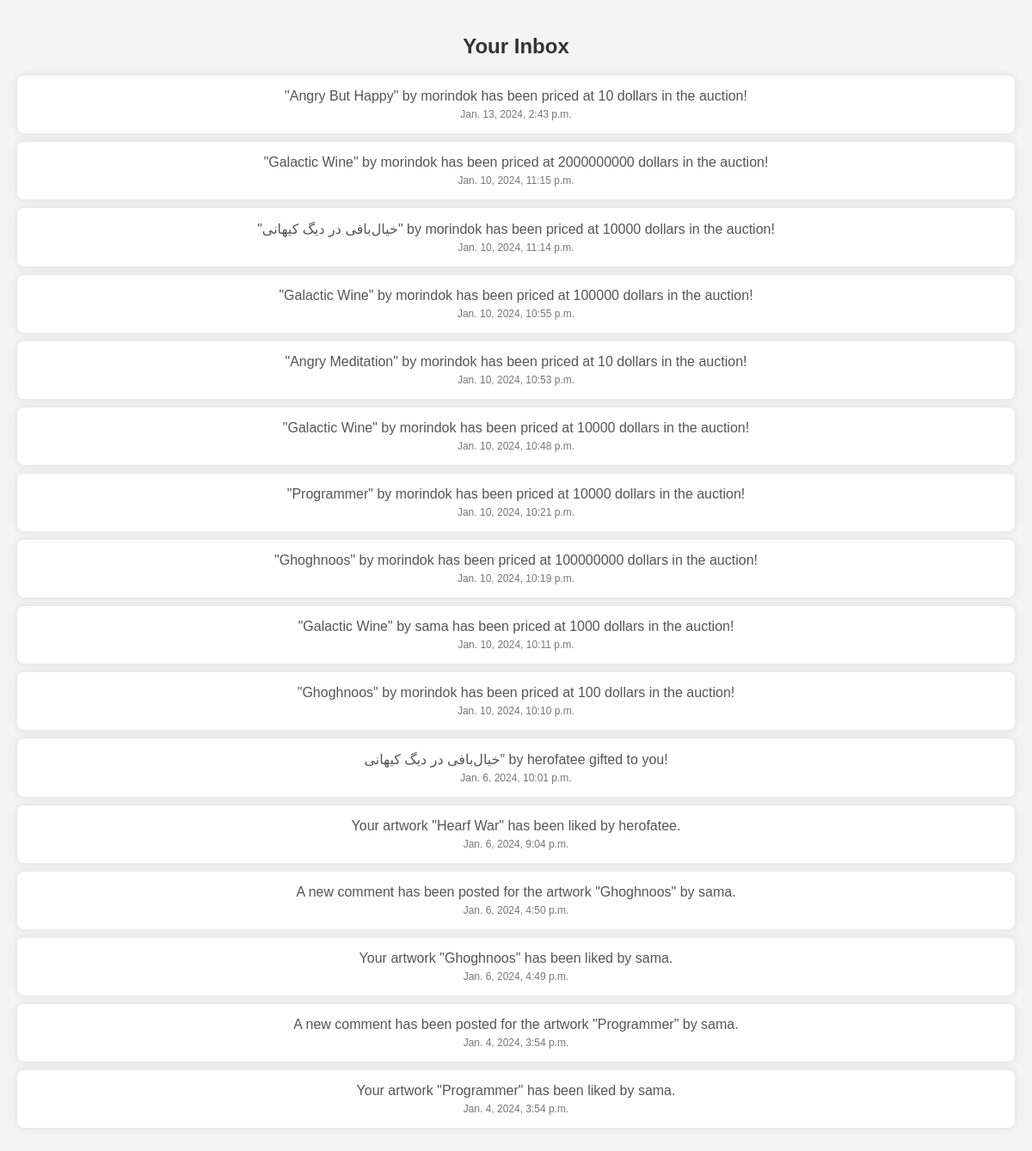
The page /inbox/ (signed in) on the database its author committed.
### accounts/models.py (models this page shows, shortened)
class InboxMessage(models.Model):
    sender = models.ForeignKey(User, on_delete=models.CASCADE, related_name='sent_messages')
    receiver = models.ForeignKey(User, on_delete=models.CASCADE, related_name='received_messages')
    content = models.TextField()
    created_at = models.DateTimeField(auto_now_add=True)
    related_artwork = models.ForeignKey(Artwork, on_delete=models.CASCADE, null=True, blank=True,default='')
    is_read = models.BooleanField(default=False)

### accounts/views.py (the view)
# urls.py: path('inbox/', inbox, name='inbox'),
@login_required
def inbox(request):
    received_messages = InboxMessage.objects.filter(receiver=request.user).order_by('-created_at')
    for message in received_messages:
        message.is_read = True
        message.save()
    context = {'received_messages': received_messages}
    return render(request, 'inbox.html', context)

### accounts/templates/inbox.html (shortened to what this page needs)
<!DOCTYPE html>
<html lang="fa">
<head>
</head>
<body>
    <h2>Your Inbox</h2>
    {% if received_messages %}
        <ul>
            {% for message in received_messages %}
                <li>
                    <p>{{ message.content }}</p>
                    <span>{{ message.created_at }}</span>
                </li>
            {% endfor %}
        </ul>
    {% else %}
        <p>Your inbox is empty.</p>
    {% endif %}
</body>
</html>

### accounts/templates/inbox.html (style rules this page uses)
body { font-family: 'Tahoma', sans-serif; background-color: #f4f4f4; margin: 0; padding: 20px; text-align: center; }
h2 { color: #333; font-size: 24px; }
ul { list-style-type: none; padding: 0; }
li { background-color: #fff; border-radius: 8px; box-shadow: 0 0 10px rgba(0, 0, 0, 0.1); margin: 10px 0; padding: 15px; }
li p { margin: 0; }
li span { color: #777; font-size: 12px; display: block; margin-top: 5px; }
p { color: #555; font-size: 16px; }

### rows shown on the page
InboxMessage: content "\"Angry But Happy\" by morindok has been priced at 10 dollars in the auction!", created_at "Jan. 13, 2024, 2:43 p.m."
InboxMessage: content "\"Galactic Wine\" by morindok has been priced at 2000000000 dollars in the auction!", created_at "Jan. 10, 2024, 11:15 p.m."
InboxMessage: content "\"خیال‌بافی در دیگ کیهانی\" by morindok has been priced at 10000 dollars in the auction!", created_at "Jan. 10, 2024, 11:14 p.m."
InboxMessage: content "\"Galactic Wine\" by morindok has been priced at 100000 dollars in the auction!", created_at "Jan. 10, 2024, 10:55 p.m."
InboxMessage: content "\"Angry Meditation\" by morindok has been priced at 10 dollars in the auction!", created_at "Jan. 10, 2024, 10:53 p.m."
InboxMessage: content "\"Galactic Wine\" by morindok has been priced at 10000 dollars in the auction!", created_at "Jan. 10, 2024, 10:48 p.m."
InboxMessage: content "\"Programmer\" by morindok has been priced at 10000 dollars in the auction!", created_at "Jan. 10, 2024, 10:21 p.m."
InboxMessage: content "\"Ghoghnoos\" by morindok has been priced at 100000000 dollars in the auction!", created_at "Jan. 10, 2024, 10:19 p.m."
InboxMessage: content "\"Galactic Wine\" by sama has been priced at 1000 dollars in the auction!", created_at "Jan. 10, 2024, 10:11 p.m."
InboxMessage: content "\"Ghoghnoos\" by morindok has been priced at 100 dollars in the auction!", created_at "Jan. 10, 2024, 10:10 p.m."
InboxMessage: content "خیال‌بافی در دیگ کیهانی\" by herofatee gifted to you!", created_at "Jan. 6, 2024, 10:01 p.m."
InboxMessage: content "Your artwork \"Hearf War\" has been liked by herofatee.", created_at "Jan. 6, 2024, 9:04 p.m."
InboxMessage: content "A new comment has been posted for the artwork \"Ghoghnoos\" by sama.", created_at "Jan. 6, 2024, 4:50 p.m."
InboxMessage: content "Your artwork \"Ghoghnoos\" has been liked by sama.", created_at "Jan. 6, 2024, 4:49 p.m."
InboxMessage: content "A new comment has been posted for the artwork \"Programmer\" by sama.", created_at "Jan. 4, 2024, 3:54 p.m."
InboxMessage: content "Your artwork \"Programmer\" has been liked by sama.", created_at "Jan. 4, 2024, 3:54 p.m."
